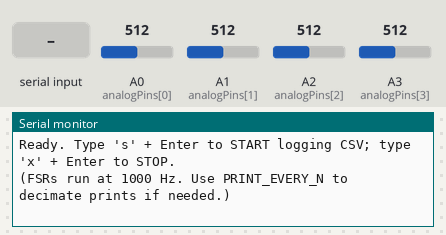
The sketch below on a simulated Teensy 4. On the bench: the last lines printed to the serial monitor. Inputs (shaded band) come from the test bench; at power-on: A0 (analogPins[0]) = 512, A1 (analogPins[1]) = 512, A2 (analogPins[2]) = 512, A3 (analogPins[3]) = 512 (analog values on the 0–1023 scale).

Above: at 1.2 s.
1.3 s: "s" received over Serial
At 2.3 s:
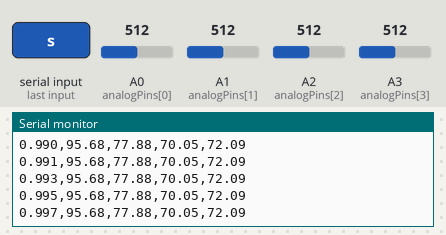
2.8 s: A0 (analogPins[0]) set to 716
At 3.9 s:
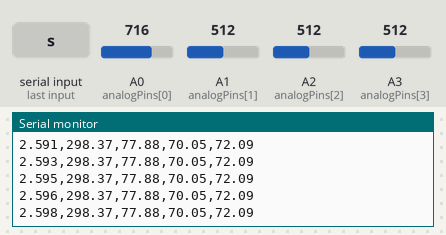
4.3 s: A1 (analogPins[1]) set to 716
At 5.0 s:
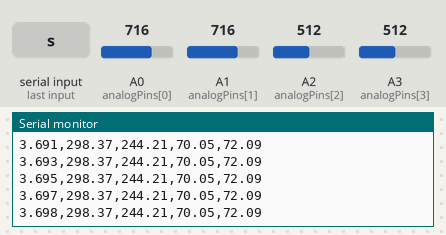
Timing chart, 0 to 5.8 s (numbered marks = the images above; inputs shaded):
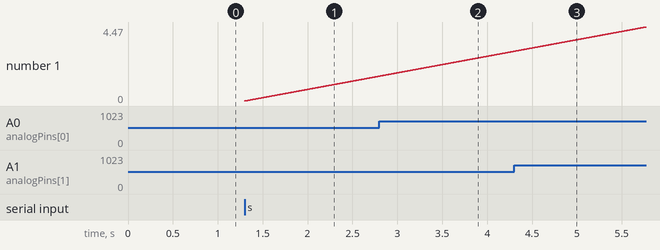

Measured:
- after the input at 1.3 s, the serial monitor: prints a new line at once (image 1)

The sketch:

g1Intengration2.ino
```cpp
// Teensy/Arduino 1000 Hz logger for 4x FSR only
#include <Wire.h>

// ===================== FSRs =====================
const int   analogPins[4]   = {A0, A1, A2, A3};
const char* analogNames[4]  = {"FSR1", "FSR2", "FSR3", "FSR4"};
const float Vcc             = 3.3f;
// Force [N] = slope * Vout + intercept
const float slope[4]        = {308.010f, 252.743f, 232.058f, 236.940f};
const float intercept[4]    = {-413.037f, -339.549f, -313.218f, -319.241f};

// ===================== Loop timing =====================
// Fixed 1000 Hz loop (1 ms tick)
const uint32_t LOOP_US = 1000;
uint32_t nextTick = 0;   // micros() timestamp of next tick

// ===================== Logging Control =====================
bool logging = false;
bool headerPrinted = false;
unsigned long t0_ms = 0;
const uint16_t PRINT_EVERY_N = 1;   // 1 = print every sample (~1000 Hz)
uint32_t sampleCount = 0;

// ===================== Arduino =====================
void setup() {
  // High baud to sustain ~kHz CSV
  Serial.begin(2000000);
  while (!Serial) { /* wait for USB */ }

  // ADC resolution matches scaling (0..1023)
  analogReadResolution(10);

  nextTick = micros() + LOOP_US;

  Serial.println("Ready. Type 's' + Enter to START logging CSV; type 'x' + Enter to STOP.");
  Serial.println("(FSRs run at 1000 Hz. Use PRINT_EVERY_N to decimate prints if needed.)");
}

void maybeHandleSerialCommands() {
  while (Serial.available() > 0) {
    int c = Serial.read();
    if (c == 's' || c == 'S') {
      logging = true;
      headerPrinted = false;   // will print header at next print
      t0_ms = millis();        // reset time zero on start
      sampleCount = 0;
    } else if (c == 'x' || c == 'X') {
      logging = false;
    }
  }
}

void readFSR_Forces(float forces_out[4]) {
  for (int i = 0; i < 4; i++) {
    int raw = analogRead(analogPins[i]);
    float Vout = raw * (Vcc / 1023.0f);
    float Force = slope[i] * Vout + intercept[i];
    if (Force < 0.0f) Force = 0.0f;      // clip negatives
    if (Force < 2.0f) Force = 0.0f;      // deadzone below 2 N
    forces_out[i] = Force;
  }
}

void loop() {
  // Fixed-rate 1000 Hz tick
  const uint32_t now = micros();
  if ((int32_t)(now - nextTick) < 0) {
    return; // not yet time for the next 1 ms tick
  }
  nextTick += LOOP_US;
  if ((int32_t)(micros() - nextTick) > 5000) {
    nextTick = micros() + LOOP_US;
  }

  maybeHandleSerialCommands();

  // ---------- FSR read ----------
  float forces[4];
  readFSR_Forces(forces);

  // ---------- CSV output (only when logging) ----------
  if (logging) {
    if (!headerPrinted) {
      Serial.println("time_s,FSR1_N,FSR2_N,FSR3_N,FSR4_N");
      headerPrinted = true;
    }

    sampleCount++;
    if (sampleCount % PRINT_EVERY_N == 0) {
      const float t_s = (millis() - t0_ms) / 1000.0f;

      Serial.print(t_s, 3); Serial.print(',');
      Serial.print((double)forces[0], 2); Serial.print(',');
      Serial.print((double)forces[1], 2); Serial.print(',');
      Serial.print((double)forces[2], 2); Serial.print(',');
      Serial.println((double)forces[3], 2);
    }
  }
}
```
